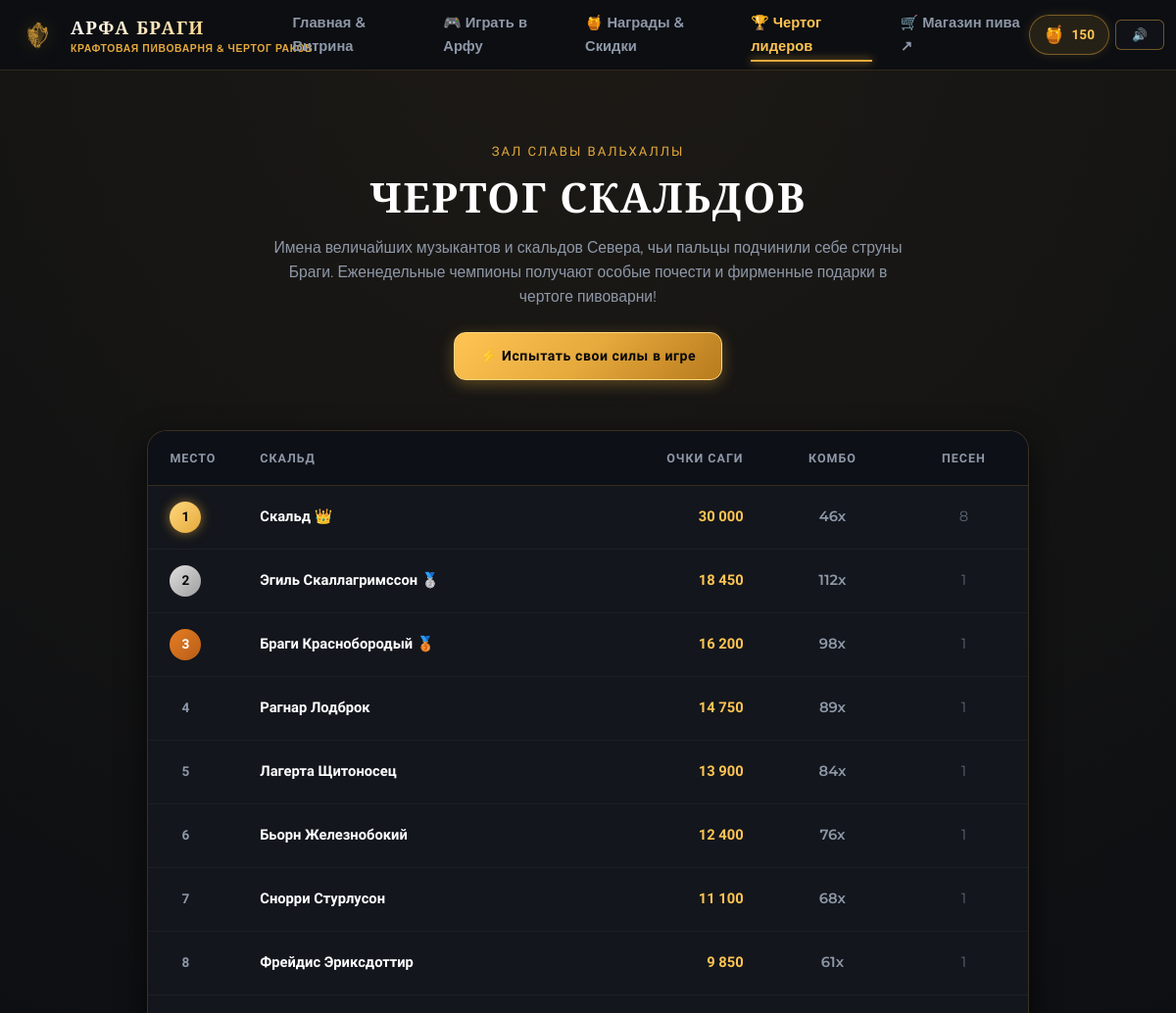
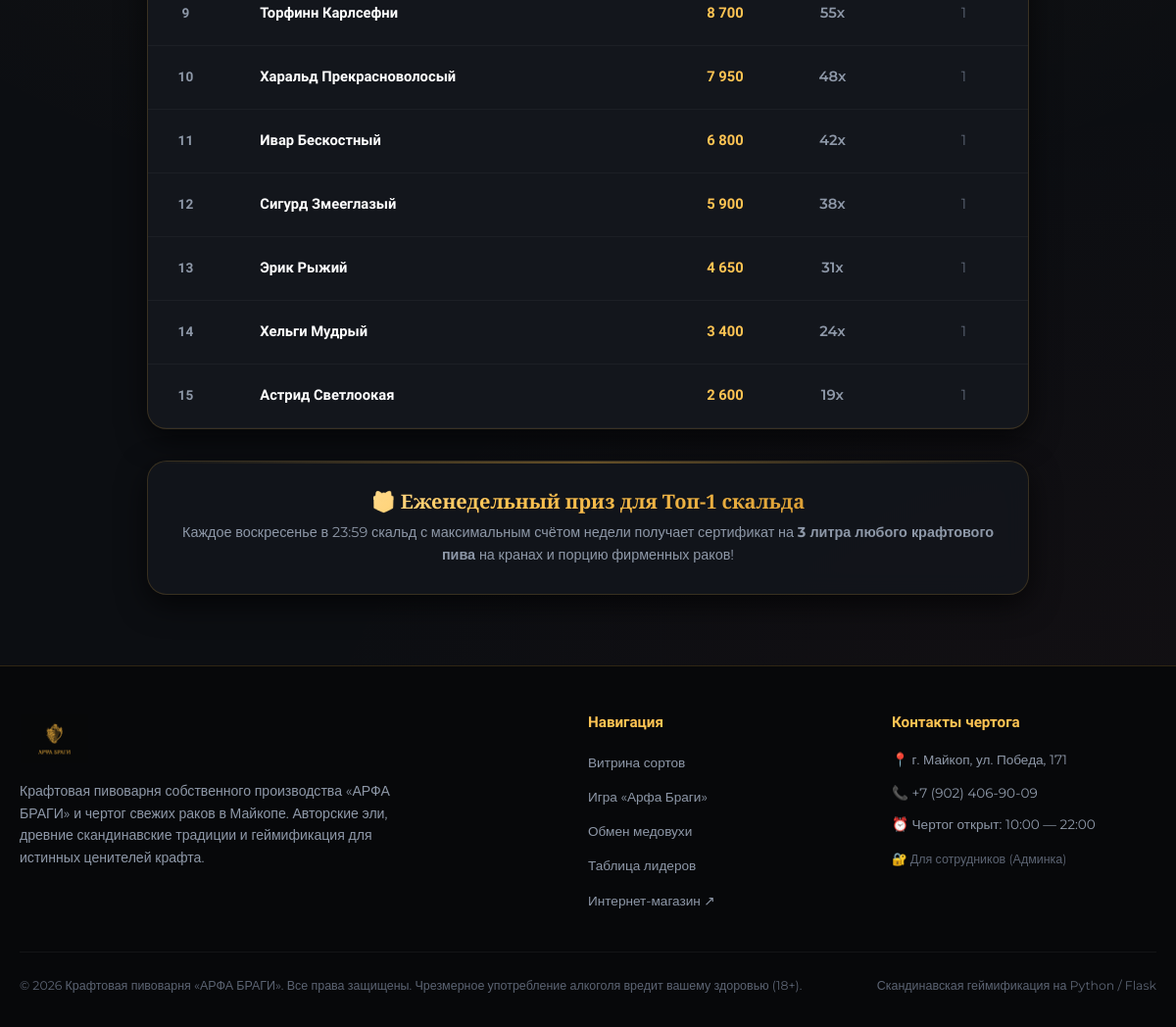
The app's page /leaderboard with its own data (2 pictures, top to bottom).
### tables this page shows
CREATE TABLE players (
            id INTEGER PRIMARY KEY AUTOINCREMENT,
            uuid TEXT UNIQUE NOT NULL,
            name TEXT NOT NULL DEFAULT 'Скальд',
            score INTEGER DEFAULT 0,
            highest_score INTEGER DEFAULT 0,
            mead INTEGER DEFAULT 50,
            total_mead INTEGER DEFAULT 50,
            games_played INTEGER DEFAULT 0,
            max_combo INTEGER DEFAULT 0,
            streak_days INTEGER DEFAULT 1,
            last_daily_claim TEXT,
            harp_strings_lvl INTEGER DEFAULT 0,
            horn_lvl INTEGER DEFAULT 0,
            odin_blessings INTEGER DEFAULT 1,
            brewery_buff_games INTEGER DEFAULT 0,
            created_at TIMESTAMP DEFAULT CURRENT_TIMESTAMP,
            updated_at TIMESTAMP DEFAULT CURRENT_TIMESTAMP
        );

CREATE TABLE score_records (
            id INTEGER PRIMARY KEY AUTOINCREMENT,
            player_id INTEGER,
            player_name TEXT,
            score INTEGER NOT NULL,
            max_combo INTEGER DEFAULT 0,
            runes_hit INTEGER DEFAULT 0,
            accuracy REAL DEFAULT 0.0,
            mead_earned INTEGER DEFAULT 0,
            created_at TIMESTAMP DEFAULT CURRENT_TIMESTAMP,
            FOREIGN KEY(player_id) REFERENCES players(id) ON DELETE SET NULL
        );

### app.py (the view)
@app.route('/leaderboard')
def leaderboard():
    weekly_top = get_leaderboard(timeframe='weekly', limit=15)
    all_time_top = get_leaderboard(timeframe='all_time', limit=15)
    return render_template(
        'leaderboard.html',
        weekly_top=weekly_top,
        all_time_top=all_time_top
    )

### app.py (called while the page is built)
@app.context_processor
def inject_global_context():
    logos = discover_logo_assets()
    return {
        'config': Config,
        'logos': logos,
        'shop_url': Config.SHOP_URL,
        'brewery_name': Config.BREWERY_NAME,
        'brewery_tagline': Config.BREWERY_TAGLINE,
        'brewery_city': Config.BREWERY_CITY,
        'brewery_phone': Config.BREWERY_PHONE
    }

### models.py (called while the page is built)
def get_db():
    conn = sqlite3.connect(str(Config.DB_PATH))
    conn.row_factory = sqlite3.Row
    conn.execute("PRAGMA foreign_keys = ON")
    return conn

### templates/leaderboard.html (shortened to what this page needs)
{% extends 'base.html' %}
{% block content %}
<section class="section">
  <div class="container">
    <div class="section-header">
      <div class="section-eyebrow">Зал славы Вальхаллы</div>
      <h1 class="section-title">ЧЕРТОГ СКАЛЬДОВ</h1>
      <p class="section-desc">
        Имена величайших музыкантов и скальдов Севера, чьи пальцы подчинили себе струны Браги.
        Еженедельные чемпионы получают особые почести и фирменные подарки в чертоге пивоварни!
      </p>
      <div style="margin-top: 1.5rem;">
        <a href="{{ url_for('game') }}" class="btn btn-gold">
          ⚡ Испытать свои силы в игре
        </a>
      </div>
    </div>
    <div class="leaderboard-table-card" style="max-width: 900px; margin: 0 auto;">
      <table class="skald-table">
        <thead>
          <tr>
            <th style="width: 80px;">Место</th>
            <th>Скальд</th>
            <th style="text-align: right;">Очки саги</th>
            <th style="text-align: center;">Комбо</th>
            <th style="text-align: center;">Песен</th>
          </tr>
        </thead>
        <tbody>
          {% if weekly_top %}
            {% for item in weekly_top %}
            <tr>
              <td>
                <span class="rank-badge {% if item.rank == 1 %}rank-1{% elif item.rank == 2 %}rank-2{% elif item.rank == 3 %}rank-3{% else %}text-muted{% endif %}">
                  {{ item.rank }}
                </span>
              </td>
              <td>
                <div style="font-family: var(--font-heading); font-weight: 700; color: #fff;">
                  {{ item.name }}
                  {% if item.rank == 1 %} 👑{% elif item.rank == 2 %} 🥈{% elif item.rank == 3 %} 🥉{% endif %}
                </div>
              </td>
              <td style="text-align: right; font-family: var(--font-heading); font-weight: 800; color: var(--gold-bright);">
                {{ "{:,}".format(item.top_score).replace(',', ' ') }}
              </td>
              <td style="text-align: center; color: var(--text-muted); font-weight: 600;">
                {{ item.best_combo }}x
              </td>
              <td style="text-align: center; color: var(--text-dim);">
                {{ item.sessions_count }}
              </td>
            </tr>
            {% endfor %}
          {% else %}
            <tr>
              <td colspan="5" style="text-align: center; padding: 3rem; color: var(--text-dim);">
                Чертог ждёт своего первого героя! Сыграй в игру и впиши своё имя золотыми рунами.
              </td>
            </tr>
          {% endif %}
        </tbody>
      </table>
    </div>
    <div class="viking-card" style="max-width: 900px; margin: 2rem auto 0; text-align: center;">
      <h3 class="font-viking text-gradient-gold" style="font-size: 1.25rem; margin-bottom: 0.5rem;">
        🎁 Еженедельный приз для Топ-1 скальда
      </h3>
      <p class="text-muted" style="font-size: 0.9rem;">
        Каждое воскресенье в 23:59 скальд с максимальным счётом недели получает сертификат на <strong>3 литра любого крафтового пива</strong> на кранах и порцию фирменных раков!
      </p>
    </div>
  </div>
</section>
{% endblock %}

### records on screen
players: rank "2", name "Эгиль Скаллагримссон", top_score "18 450", best_combo "112", sessions_count "1"
players: rank "3", name "Браги Краснобородый", top_score "16 200", best_combo "98", sessions_count "1"
players: rank "4", name "Рагнар Лодброк", top_score "14 750", best_combo "89", sessions_count "1"
players: rank "5", name "Лагерта Щитоносец", top_score "13 900", best_combo "84", sessions_count "1"
players: rank "6", name "Бьорн Железнобокий", top_score "12 400", best_combo "76", sessions_count "1"
players: rank "7", name "Снорри Стурлусон", top_score "11 100", best_combo "68", sessions_count "1"
players: rank "8", name "Фрейдис Эриксдоттир", top_score "9 850", best_combo "61", sessions_count "1"
players: rank "9", name "Торфинн Карлсефни", top_score "8 700", best_combo "55", sessions_count "1"
players: rank "10", name "Харальд Прекрасноволосый", top_score "7 950", best_combo "48", sessions_count "1"
players: rank "11", name "Ивар Бескостный", top_score "6 800", best_combo "42", sessions_count "1"
players: rank "12", name "Сигурд Змееглазый", top_score "5 900", best_combo "38", sessions_count "1"
players: rank "13", name "Эрик Рыжий", top_score "4 650", best_combo "31", sessions_count "1"
score_records: rank "14", name "Хельги Мудрый", top_score "3 400", best_combo "24", sessions_count "1"
score_records: rank "15", name "Астрид Светлоокая", top_score "2 600", best_combo "19", sessions_count "1"

### other values on screen
{{ brewery_name }} "АРФА БРАГИ"
{{ brewery_tagline }} "КРАФТОВАЯ ПИВОВАРНЯ & ЧЕРТОГ РАКОВ"
{{ item.rank }} "1"
{{ item.name }} "Скальд"
{{ "{:,}".format(item.top_score).replace(',', ' ') }} "30 000"
{{ item.best_combo }} "46"
{{ item.sessions_count }} "8"
{{ brewery_city }} "г. Майкоп, ул. Победа, 171"
{{ brewery_phone }} "+7 (902) 406-90-09"
